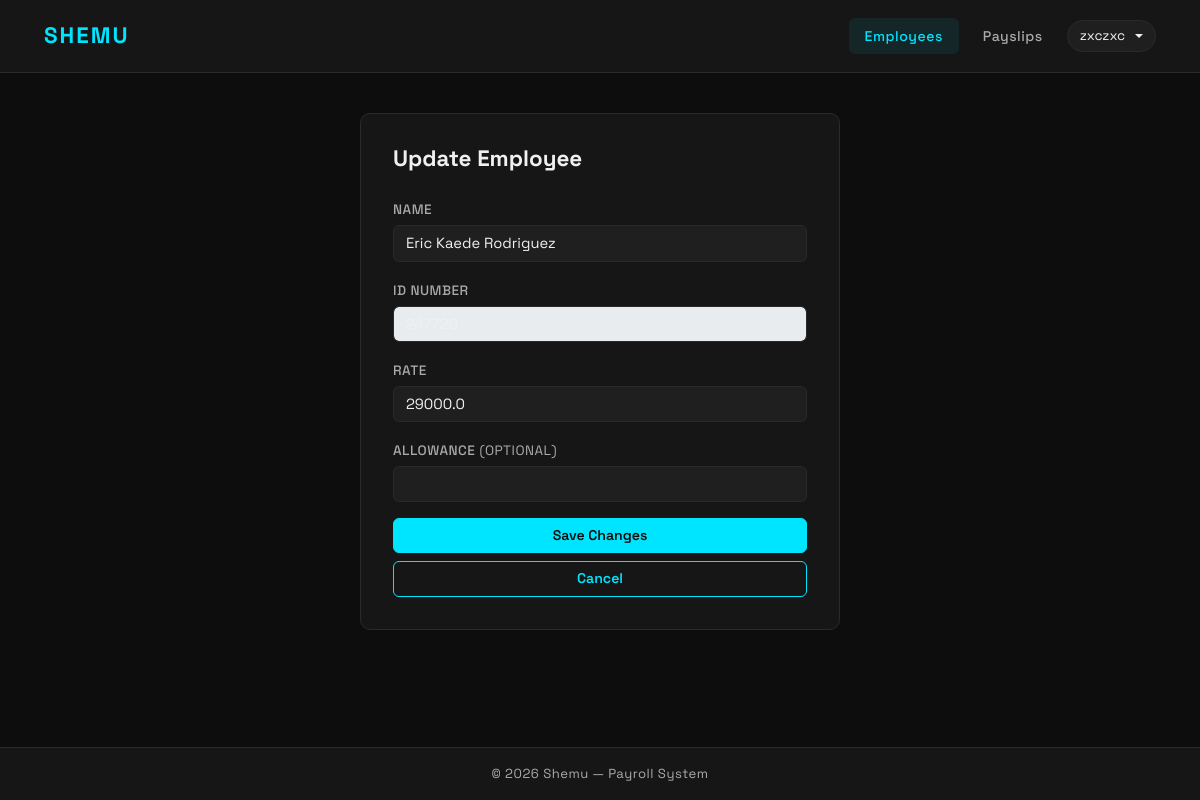
/employees/247720/update/ (signed in), run on the app's committed database.
### payroll_app/models.py (models this page shows, shortened)
class Employee(models.Model):
    name = models.CharField(max_length=300)
    id_number = models.CharField(max_length=50, primary_key=True, unique=True)
    rate = models.FloatField()
    overtime_pay = models.FloatField(null=True, blank=True)
    allowance = models.FloatField(null=True, blank=True)

### payroll_app/views.py (the view, shortened to what this page needs)
# urls.py: path('employees/<str:id_number>/update/', views.update_employee, name='update_employee'),
def update_employee(request, id_number):
    if not request.user.is_authenticated:
        return redirect('login')
    employee = get_object_or_404(Employee, pk=id_number)
    return render(request, 'payroll_app/update_employee.html', {'employee': employee})

### payroll_app/templates/payroll_app/update_employee.html (shortened to what this page needs)
{% extends 'payroll_app/base.html' %}
{% block content %}
<div class="form-card">
    <h2>Update Employee</h2>
    <form method="post">
        <div class="mb-3">
            <label class="form-label">Name</label>
            <input type="text" name="name" class="form-control" value="{{ employee.name }}" required>
        </div>
        <div class="mb-3">
            <label class="form-label">ID Number</label>
            <input type="text" class="form-control" value="{{ employee.id_number }}" disabled>
        </div>
        <div class="mb-3">
            <label class="form-label">Rate</label>
            <input type="number" name="rate" class="form-control" step="0.01" value="{{ employee.rate }}" required>
        </div>
        <div class="mb-3">
            <label class="form-label">Allowance <span class="text-muted fw-normal">(Optional)</span></label>
            <input type="number" name="allowance" class="form-control" step="0.01" value="{{ employee.allowance|default:'' }}">
        </div>
        <button type="submit" class="btn btn-accent w-100 mb-2">Save Changes</button>
        <a href="{% url 'employees' %}" class="btn btn-outline-accent w-100">Cancel</a>
    </form>
</div>
{% endblock %}

### payroll_app/templates/payroll_app/base.html (shortened to what this page needs)
<!DOCTYPE html>
<html lang="en" data-theme="dark">
<head>
    <link href="https://cdn.jsdelivr.net/npm/bootstrap@5.3.0/dist/css/bootstrap.min.css" rel="stylesheet">
</head>
<body>
<nav class="navbar navbar-expand-lg">
    <div class="container">
        <a class="navbar-brand" href="{% url 'employees' %}">Shemu</a>
        <div class="navbar-nav ms-auto d-flex align-items-center gap-2">
            {% if request.user.is_authenticated %}
                <a class="nav-link {% if request.resolver_match.url_name == 'employees' or request.resolver_match.url_name == 'create_employee' or request.resolver_match.url_name == 'update_employee' %}active{% endif %}" href="{% url 'employees' %}">Employees</a>
                <a class="nav-link {% if request.resolver_match.url_name == 'payslips' or request.resolver_match.url_name == 'view_payslip' %}active{% endif %}" href="{% url 'payslips' %}">Payslips</a>
                <div class="dropdown">
                    <button class="theme-toggle dropdown-toggle" type="button" data-bs-toggle="dropdown" aria-expanded="false">
                        {{ request.user.username }}
                    </button>
                </div>
            {% else %}
                <button class="theme-toggle" onclick="toggleTheme()" id="themeBtn">☀️ Light</button>
            {% endif %}
        </div>
    </div>
</nav>
<div class="main-content">
    <div class="container">
        {% block content %}{% endblock %}
    </div>
</div>
<footer>
    &copy; 2026 Shemu &mdash; Payroll System
</footer>
</body>
</html>

### payroll_app/templates/payroll_app/base.html (style rules this page uses)
[data-theme="dark"] { --bg: #0d0d0d; --surface: #161616; --surface2: #1f1f1f; --border: #2a2a2a; --accent: #00e5ff; --accent-hover: rgba(0, 229, 255, 0.08); --text: #f0f0f0; --text-inverse: #0d0d0d; --muted: #aaaaaa; --table-hover: rgba(255,255,255,0.03); --input-bg: #1f1f1f; --input-border: #2a2a2a; }
* { box-sizing: border-box; }
body { font-family: 'Space Grotesk', sans-serif; background-color: var(--bg); color: var(--text); min-height: 100vh; display: flex; flex-direction: column; transition: background-color 0.3s, color 0.3s; }
.navbar { background-color: var(--surface) !important; border-bottom: 1px solid var(--border); padding: 0.9rem 2rem; transition: background-color 0.3s; }
.navbar-brand { font-size: 1.4rem; font-weight: 700; color: var(--accent) !important; letter-spacing: 2px; text-transform: uppercase; }
.nav-link { color: var(--muted) !important; font-weight: 500; font-size: 0.88rem; letter-spacing: 0.5px; padding: 0.45rem 1rem !important; border-radius: 6px; transition: all 0.2s; }
.nav-link.active { color: var(--accent) !important; background-color: var(--accent-hover); }
.theme-toggle { background: var(--surface2); border: 1px solid var(--border); border-radius: 20px; padding: 0.3rem 0.75rem; cursor: pointer; font-size: 0.85rem; color: var(--text); transition: all 0.2s; display: flex; align-items: center; gap: 0.4rem; }
.text-muted { color: var(--muted) !important; }
.main-content { flex: 1; padding: 2.5rem 0; }
.btn-accent { background-color: var(--accent); border-color: var(--accent); color: var(--text-inverse); font-weight: 600; font-size: 0.88rem; }
[data-theme="dark"] .btn-accent { color: var(--bg); }
.btn-outline-accent { background: transparent; border: 1px solid var(--accent); color: var(--accent); font-weight: 600; font-size: 0.88rem; }
.form-label { font-weight: 500; font-size: 0.85rem; color: var(--muted); margin-bottom: 0.3rem; text-transform: uppercase; letter-spacing: 0.5px; }
.form-control, .form-select { background-color: var(--input-bg); border-color: var(--input-border); color: var(--text); border-radius: 6px; font-size: 0.92rem; transition: all 0.2s; }
.form-card { background-color: var(--surface); border: 1px solid var(--border); border-radius: 10px; padding: 2rem; max-width: 480px; margin: 0 auto; }
.form-card h2 { font-size: 1.4rem; font-weight: 700; margin-bottom: 1.5rem; color: var(--text); }
footer { background-color: var(--surface); border-top: 1px solid var(--border); color: var(--muted); text-align: center; padding: 1rem; font-size: 0.82rem; letter-spacing: 0.5px; transition: background-color 0.3s; }

### data on the page
Employee: name "Eric Kaede Rodriguez", id_number "247720", rate "29000.0"

### other printed values
{{ request.user.username }} "zxczxc"
